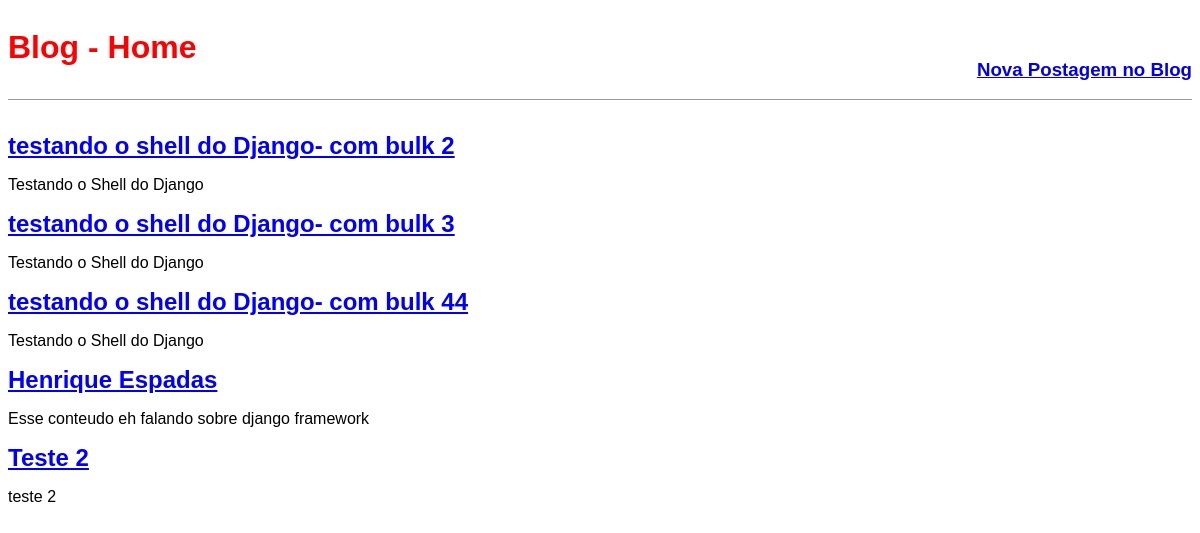
The app's page /, older data.
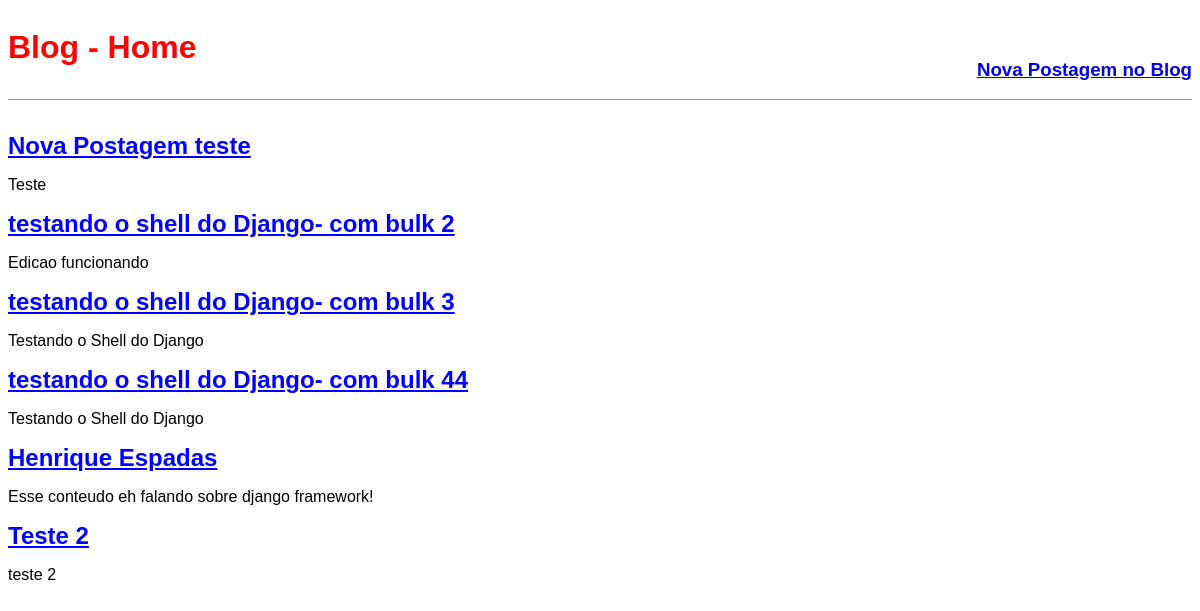
The same page, newer data.
### blog/models.py (models this page shows, shortened)
class Post(models.Model):
    STATUS = {
        ('rascunho','Rascunho'),
        ('publicado','Publicado'),
    }
    titulo = models.CharField(max_length=250)
    slug = models.SlugField(max_length=250)
    autor = models.ForeignKey(User, on_delete=models.CASCADE)
    conteudo = models.TextField()
    publicado = models.DateTimeField(default=timezone.now)
    criado = models.DateTimeField(auto_now_add=True)
    alterado = models.DateTimeField(auto_now=True)
    status = models.CharField(max_length=10, choices=STATUS, default='Rascunho')
    objects = models.Manager()
    published = PublishedManager()
    def get_absolute_url(self):
        return reverse('post_detail', args=[self.slug])
    class Meta:
        ordering = ('-publicado',)

### blog/views.py (the view)
# urls.py: path('', views.BlogListView.as_view(), name='home'),
class BlogListView(ListView):
    model = Post
    template_name = 'blog/home.html'

### blog/templates/blog/home.html (shortened to what this page needs)
{% extends 'base.html' %}
{% block content %}
    {% for post in object_list %}
        <div class="post-entry">
            <h2><a href="{{ post.get_absolute_url }}">{{ post.titulo }}</a></h2>
            <p>{{ post.conteudo }}</p>
        </div>
    {% endfor %}
{% endblock content %}

Row changes from the older to the newer data that the page shows:
added Post: titulo "Nova Postagem teste", conteudo "Teste"
changed Post "testando o shell do Django- com bulk 2": conteudo "Testando o Shell do Django" → "Edicao funcionando"
changed Post "Henrique Espadas": conteudo "Esse conteudo eh falando sobre django framework" → "Esse conteudo eh falando sobre django framework!"
